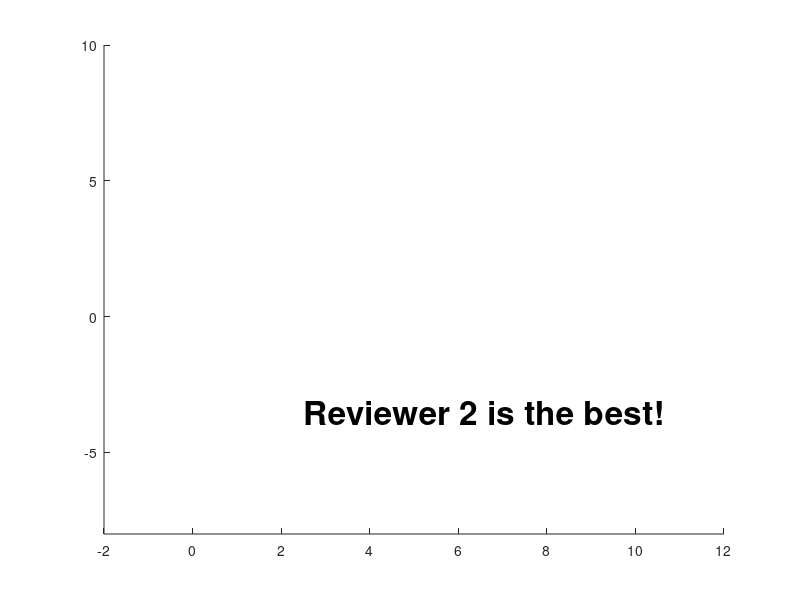

MATLAB code for this plot:
%% script_5
%
%   This script produces the year subscript
%

%today's date
date_text = date;
year = date_text(end-3:end);
%plot text
text(2.5,-3.5, 'Reviewer 2 is the best!', 'FontSize', 24, 'FontWeight', 'bold')
xlim([-2,12])
ylim([-8,10])

%% SOLUTION: Breakout 1

%today's date
% date_text = date;
% year = date_text(end-3:end);
%plot text
% text(2.5,-3.5, 'Reviewer 2 is the best', 'FontSize', 24, 'FontWeight', 'bold', 'Color', 'g') % per reviewer comments
% xlim([-2,12])
% ylim([-8,10])